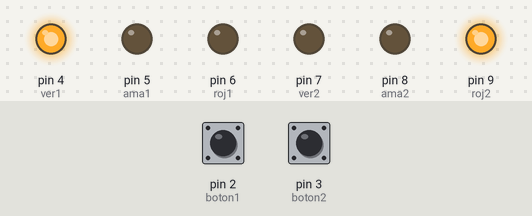
Recording of a sketch running on a simulated Arduino Uno, built with avr-gcc and run on an emulated ATmega328P. On the bench: output pins drawn as LEDs (lit = HIGH). The test bench sets the inputs (shaded band); at power-on: pin 2 (boton1) HIGH, pin 3 (boton2) HIGH.

Above: at 1.2 s.
1.3 s: pin 2 (boton1) pulled LOW for 0.15 s
At 1.9 s:
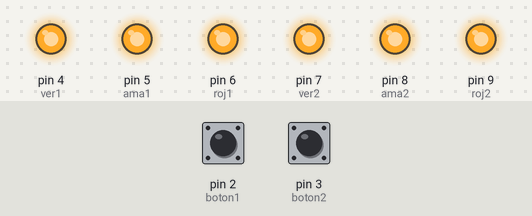
2.9 s: pin 3 (boton2) pulled LOW for 0.15 s
At 4.3 s:
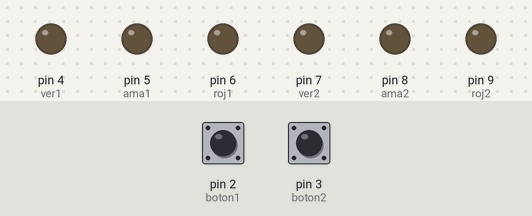
6.0 s: pin 3 (boton2) pulled LOW for 3.2 s
12.2 s: pin 3 (boton2) pulled LOW for 1 s
At 14.4 s:
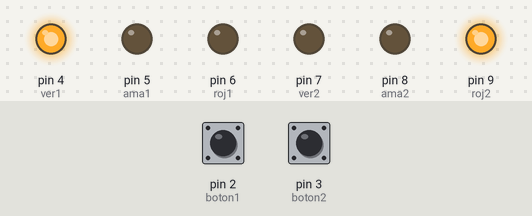
15.5 s: pin 2 (boton1) pulled LOW for 1 s
At 17.5 s:
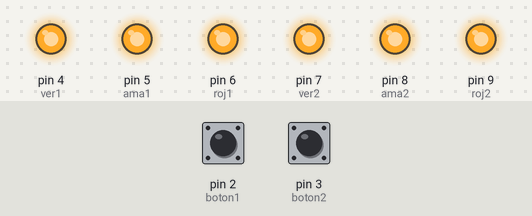
Timing chart, 0 to 19.0 s (numbered marks = the images above; inputs shaded):
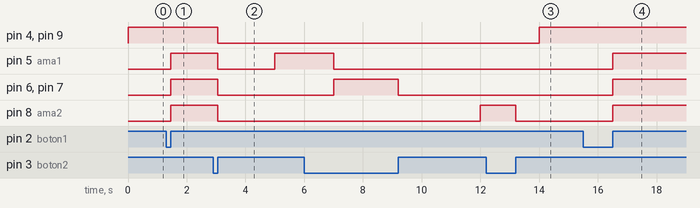

Measured:
- after the input at 1.3 s, pin 5 (ama1), pin 6 (roj1), pin 7 (ver2), pin 8 (ama2): LOW → HIGH after 0.15 s
- after the input at 2.9 s, pin 4 (ver1), pin 6 (roj1), pin 7 (ver2), pin 8 (ama2), pin 9 (roj2): HIGH → LOW after 0.15 s; pin 5 (ama1): HIGH → LOW after 0.15 s, → HIGH 2.0 s later
- after the input at 12.2 s, pin 8 (ama2): HIGH → LOW after 1.0 s instead of 1.8 s
- after the input at 15.5 s, pin 5 (ama1), pin 6 (roj1), pin 7 (ver2), pin 8 (ama2): LOW → HIGH after 1.0 s

The sketch:

Punto_5.ino
```cpp
const int boton1 = 2;
const int boton2 = 3;

int stop;

int ver1 = 4, ama1 = 5, roj1 = 6;
int ver2 = 7, ama2 = 8, roj2 = 9;
int tiempo1 = 5000, tiempo2 = 2000, tiempo3 = 5000, tiempo4 = 2000;
unsigned long ta = 0, tb = 0, tc = 0, td = 0;
bool estado = true, estado1 = true;
void setup(){
  Serial.begin(9600);
  pinMode(boton1, INPUT_PULLUP);
  pinMode(boton2, INPUT_PULLUP);
  attachInterrupt(digitalPinToInterrupt(boton1),codboton1,RISING);
  attachInterrupt(digitalPinToInterrupt(boton2),codboton2,RISING);

  pinMode(ver1, OUTPUT);
  pinMode(ama1, OUTPUT);
  pinMode(roj1, OUTPUT);
  pinMode(ver2, OUTPUT);
  pinMode(ama2, OUTPUT);
  pinMode(roj2, OUTPUT);
  digitalWrite(ver1,1);
  digitalWrite(roj2,1);
}

void codboton1(){
  stop = 1;
  digitalWrite(ver1, 1);
  digitalWrite(ama1, 1);
  digitalWrite(roj1, 1);
  digitalWrite(ver2, 1);
  digitalWrite(ama2, 1);
  digitalWrite(roj2, 1);
}
void codboton2(){
  stop = 0;
  digitalWrite(ver1, 0);
  digitalWrite(ama1, 0);
  digitalWrite(roj1, 0);
  digitalWrite(ver2, 0);
  digitalWrite(ama2, 0);
  digitalWrite(roj2, 0);
}
void loop(){

  if(stop == 0){

  if(millis() >= tiempo1 + td && estado==true){
    if(estado1 == true){
      estado=false;
      digitalWrite(ver1,0);
      digitalWrite(ama1,1);

      ta=millis();
    }
  }
  if(millis() >= tiempo2 + ta && estado == false){
    if(estado1 == true){
      estado1 = false;
      digitalWrite(ama1,0);
      digitalWrite(roj1,1);
      digitalWrite(ver2,1);
      digitalWrite(roj2,0);
      tb=millis();
    }
  }
  if(millis() >= tiempo3 + tb && estado1 == false){
    if(estado == false){
      estado = true;
      estado1 = false;
      digitalWrite(ver2,0);
      digitalWrite(ama2,1);
      tc=millis();
    }
  }
    if(millis() >= tiempo4 + tc && estado == true){
    if(estado1 == false){
      estado = true;
      estado1 = true;
      digitalWrite(ama2,0);
      digitalWrite(roj2,1);
      digitalWrite(ver1,1);
      digitalWrite(roj1,0);
      td=millis();
    }
  }
  delay(1);
  }
}
```
